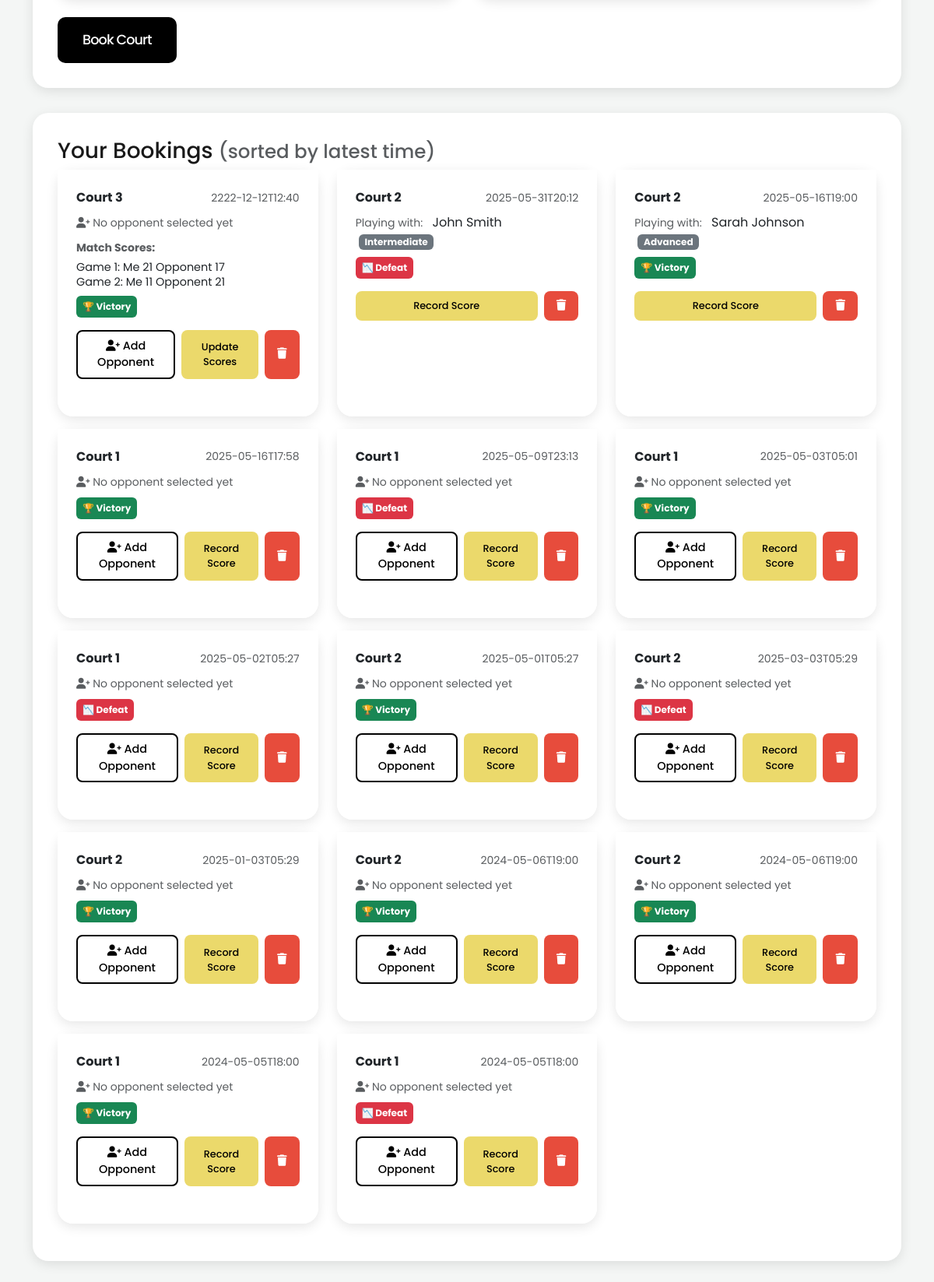
The page /book-courts (lower part) on the database as committed earlier.
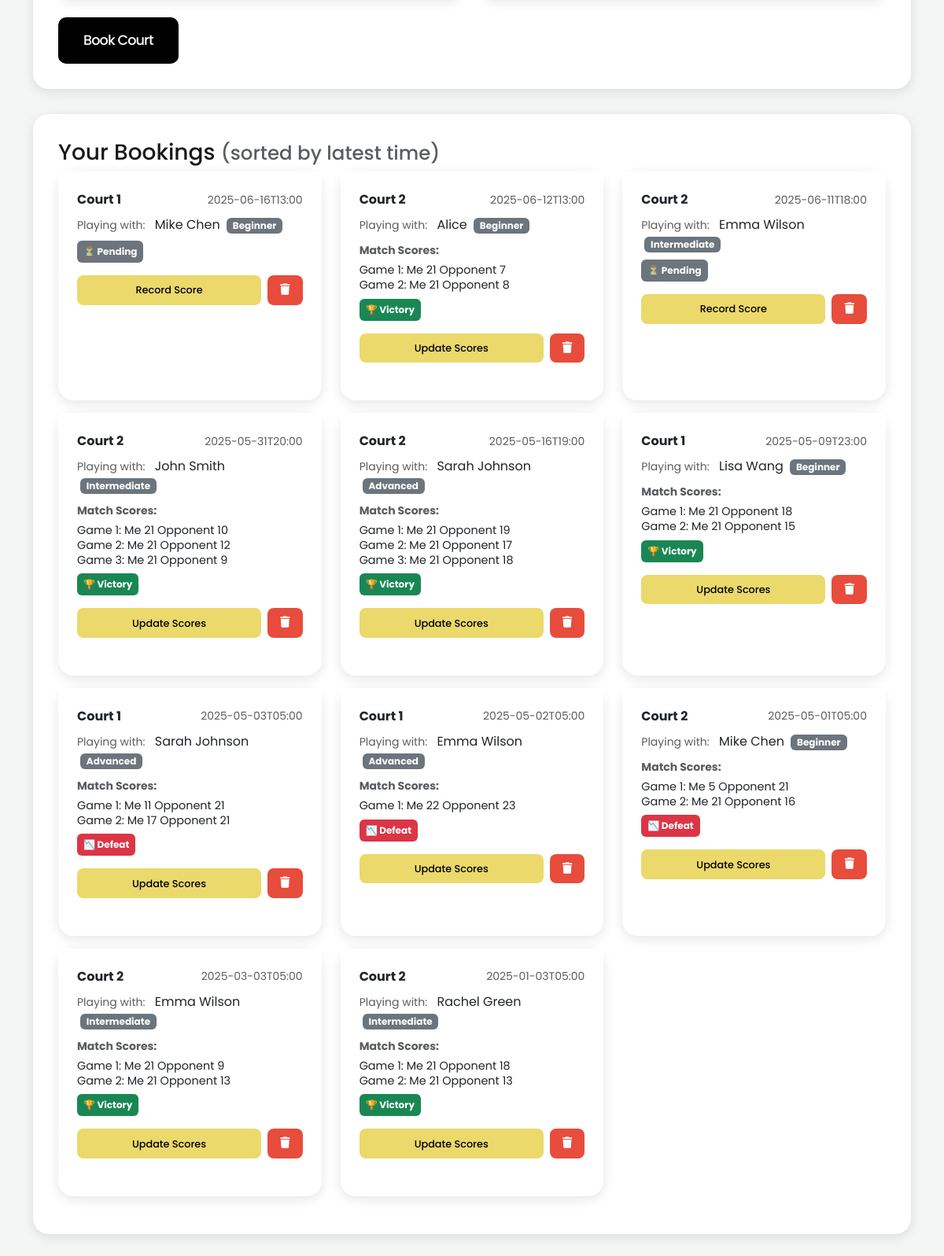
The same page on the database as committed later.
### tables this page shows
CREATE TABLE bookings (
                id INTEGER PRIMARY KEY AUTOINCREMENT,
                court TEXT NOT NULL,
                time TEXT NOT NULL,
                result TEXT DEFAULT ''
            , matched_player TEXT, matched_player_level TEXT, user_id INTEGER REFERENCES users(id), scores TEXT);

### app.py (the view, shortened to what this page needs)
@app.route('/book-courts', methods=['GET', 'POST'])
def book_courts():
    db = get_db()
    now = datetime.now().strftime("%Y-%m-%dT%H:%M")
    bookings = db.execute('SELECT * FROM bookings ORDER BY datetime(time) DESC').fetchall()
    return render_template('book_courts.html', bookings=bookings, now=now)

### app.py (called while the page is built)
def get_db():
    db = getattr(g, '_database', None)
    if db is None:
        db = g._database = sqlite3.connect(DATABASE)
        db.row_factory = sqlite3.Row  # 让结果支持 dict-like 访问
    return db

@app.teardown_appcontext
def close_connection(exception):
    db = getattr(g, '_database', None)
    if db:
        db.close()

@app.before_request
def load_logged_in_user():
    user_id = session.get('user_id')
    if user_id is None:
        g.user = None
    else:
        g.user = get_db().execute(
            'SELECT * FROM users WHERE id = ?', (user_id,)
        ).fetchone()

### templates/book_courts.html (shortened to what this page needs)
<!DOCTYPE html>
<html lang="en">
<head>
    <link href="https://cdn.jsdelivr.net/npm/bootstrap@5.3.0/dist/css/bootstrap.min.css" rel="stylesheet">
    <link href="https://cdn.jsdelivr.net/npm/flatpickr/dist/flatpickr.min.css" rel="stylesheet"/>
    <link rel="stylesheet" href="https://cdnjs.cloudflare.com/ajax/libs/font-awesome/6.0.0/css/all.min.css">
</head>
<body>
    <div class="container mt-4">
        <div class="row">
            <div class="col-lg-12">
                <div class="booking-container">
                    <form method="POST">
                        <button type="submit" class="btn btn-primary">Book Court</button>
                    </form>
                </div>
                <div class="booking-container">
                    <h3>Your Bookings <small class="text-muted">(sorted by latest time)</small></h3>
                    <div class="row">
                        {% for booking in bookings %}
                            <div class="col-md-6 col-lg-4 mb-3">
                                <div class="card h-100">
                                    <div class="card-body">
                                        <div class="d-flex justify-content-between align-items-center mb-2">
                                            <strong>{{ booking.court }}</strong>
                                            <span class="text-muted small">{{ booking.time }}</span>
                                        </div>
                                        {% if booking.matched_player %}
                                        <div class="matched-player-info mb-2">
                                            <small class="text-muted">Playing with:</small>
                                            <span class="ms-2">{{ booking.matched_player }}</span>
                                            {% if booking.matched_player_level %}
                                                <span class="badge bg-secondary ms-1">{{ booking.matched_player_level }}</span>
                                            {% endif %}
                                        </div>
                                        {% else %}
                                        <div class="mb-2">
                                            <small class="text-muted">
                                                <i class="fas fa-user-plus"></i> No opponent selected yet
                                            </small>
                                        </div>
                                        {% endif %}
                                        {% if booking.scores %}
                                        <div class="mb-2">
                                            <small class="text-muted"><strong>Match Scores:</strong></small>
                                            <div class="scores-display mt-1" style="font-size: 0.9rem; line-height: 1.3;">
                                                {{ booking.scores | safe }}
                                            </div>
                                        </div>
                                        {% endif %}
                                        <div class="d-flex justify-content-between align-items-center mb-3">
                                            <span class="badge {% if booking.result == 'win' %}bg-success{% elif booking.result == 'loss' %}bg-danger{% else %}bg-secondary{% endif %} p-2">
                                                {% if booking.result == 'win' %}
                                                    🏆 Victory
                                                {% elif booking.result == 'loss' %}
                                                    📉 Defeat
                                                {% else %}
                                                    ⏳ Pending
                                                {% endif %}
                                            </span>
                                        </div>
                                        <div class="d-flex justify-content-between gap-2">
                                            {% if not booking.matched_player %}
                                            <button class="btn btn-outline-primary btn-sm flex-fill" onclick="openOpponentModal('{{ booking.id }}')">
                                                <i class="fas fa-user-plus"></i> Add Opponent
                                            </button>
                                            {% endif %}
                                            <button class="btn btn-info btn-sm btn-score flex-fill" onclick="openScoreModal('{{ booking.id }}')">
                                                {% if booking.scores %}Update Scores{% else %}Record Score{% endif %}
                                            </button>
                                            <button class="btn btn-danger btn-sm" onclick="confirmDelete('{{ booking.id }}', '{{ booking.court }}', '{{ booking.time }}')" title="Delete Booking">
                                                <i class="fas fa-trash"></i>
                                            </button>
                                        </div>
                                    </div>
                                </div>
                            </div>
                        {% else %}
                            <div class="col-12">
                                <p class="text-muted">No bookings yet.</p>
                            </div>
                        {% endfor %}
                    </div>
                </div>
            </div>
        </div>
    </div>
</body>
</html>

### templates/book_courts.html (style rules this page uses)
:root { --primary-color: #EBD96B; --secondary-color: #000000; --light-bg: #FFFFFF; --dark-text: #191919; --gray-text: #7F7F7F; --light-gray: #F4F6F5; }
body { font-family: 'Poppins', sans-serif; background-color: var(--light-gray); color: var(--dark-text); }
.booking-container { background: var(--light-bg); padding: 2rem; border-radius: 20px; box-shadow: 0 4px 15px rgba(0,0,0,0.1); margin-bottom: 2rem; }
.btn-primary { background-color: var(--secondary-color); border: none; padding: 1rem 2rem; border-radius: 10px; font-weight: 500; font-size: 1.1rem; letter-spacing: -0.05em; color: var(--light-bg); }
.btn-danger { background-color: #e74c3c; border: none; padding: 0.75rem 1.25rem; border-radius: 10px; font-weight: 500; font-size: 0.95rem; color: var(--light-bg); }
.btn-info { background-color: var(--primary-color); border: none; padding: 0.75rem 1.25rem; border-radius: 10px; font-weight: 500; font-size: 0.95rem; color: var(--secondary-color); }
.btn-sm { padding: 0.5rem 1rem; font-size: 0.9rem; border-radius: 8px; }
.btn-score { font-size: 0.8rem; }
.card { border: none; border-radius: 20px; box-shadow: 0 4px 15px rgba(0,0,0,0.1); margin-bottom: 1.5rem; }
.card-body { padding: 1.5rem; background-color: var(--light-bg); border-radius: 0 0 20px 20px; }

Rows that differ between the two databases and show on the page:
removed bookings: court "Court 3", time "2222-12-12T12:40", shows "No opponent selected yet", scores "Game 1: Me 21 Opponent 17 Game 2: Me 11 Opponent 21", result "🏆 Victory", shows "Update Scores"
removed bookings: court "Court 1", time "2025-05-16T17:58", shows "No opponent selected yet", result "🏆 Victory", shows "Record Score"
removed bookings: court "Court 2", time "2024-05-06T19:00", shows "No opponent selected yet", result "🏆 Victory", shows "Record Score"
removed bookings: court "Court 2", time "2024-05-06T19:00", shows "No opponent selected yet", result "🏆 Victory", shows "Record Score"
removed bookings: court "Court 1", time "2024-05-05T18:00", shows "No opponent selected yet", result "🏆 Victory", shows "Record Score"
removed bookings: court "Court 1", time "2024-05-05T18:00", shows "No opponent selected yet", result "📉 Defeat", shows "Record Score"
added bookings: court "Court 1", time "2025-06-16T13:00", matched_player "Mike Chen", matched_player_level "Beginner", result "⏳ Pending", scores "Record Score"
added bookings: court "Court 2", time "2025-06-12T13:00", matched_player "Alice", matched_player_level "Beginner", scores "Game 1: Me 21 Opponent 7 Game 2: Me 21 Opponent 8", result "🏆 Victory", shows "Update Scores"
added bookings: court "Court 2", time "2025-06-11T18:00", matched_player "Emma Wilson", matched_player_level "Intermediate", result "⏳ Pending", scores "Record Score"
changed bookings "John Smith": time "2025-05-31T20:12" → "2025-05-31T20:00"; scores (not shown) → "Game 1: Me 21 Opponent 10 Game 2: Me 21 Opponent 12 Game 3: Me 21 Opponent 9"; result "📉 Defeat" → "🏆 Victory"; no longer shows "Record Score"
changed bookings: scores (not shown) → "Game 1: Me 21 Opponent 19 Game 2: Me 21 Opponent 17 Game 3: Me 21 Opponent 18"; no longer shows "Record Score"
changed bookings: time "2025-05-09T23:13" → "2025-05-09T23:00"; matched_player (not shown) → "Lisa Wang"; matched_player_level (not shown) → "Beginner"; scores (not shown) → "Game 1: Me 21 Opponent 18 Game 2: Me 21 Opponent 15"; result "📉 Defeat" → "🏆 Victory"; no longer shows "No opponent selected yet Add Opponent Record Score"
changed bookings: time "2025-05-03T05:01" → "2025-05-03T05:00"; matched_player (not shown) → "Sarah Johnson"; matched_player_level (not shown) → "Advanced"; scores (not shown) → "Game 1: Me 11 Opponent 21 Game 2: Me 17 Opponent 21"; result "🏆 Victory" → "📉 Defeat"; no longer shows "No opponent selected yet Add Opponent Record Score"
changed bookings: time "2025-05-02T05:27" → "2025-05-02T05:00"; matched_player (not shown) → "Emma Wilson"; matched_player_level (not shown) → "Advanced"; scores (not shown) → "Game 1: Me 22 Opponent 23"; no longer shows "No opponent selected yet Add Opponent Record Score"
changed bookings: time "2025-05-01T05:27" → "2025-05-01T05:00"; matched_player (not shown) → "Mike Chen"; matched_player_level (not shown) → "Beginner"; scores (not shown) → "Game 1: Me 5 Opponent 21 Game 2: Me 21 Opponent 16"; result "🏆 Victory" → "📉 Defeat"; no longer shows "No opponent selected yet Add Opponent Record Score"
changed bookings: time "2025-03-03T05:29" → "2025-03-03T05:00"; matched_player (not shown) → "Emma Wilson"; matched_player_level (not shown) → "Intermediate"; scores (not shown) → "Game 1: Me 21 Opponent 9 Game 2: Me 21 Opponent 13"; result "📉 Defeat" → "🏆 Victory"; no longer shows "No opponent selected yet Add Opponent Record Score"
changed bookings: time "2025-01-03T05:29" → "2025-01-03T05:00"; matched_player (not shown) → "Rachel Green"; matched_player_level (not shown) → "Intermediate"; scores (not shown) → "Game 1: Me 21 Opponent 18 Game 2: Me 21 Opponent 13"; no longer shows "No opponent selected yet Add Opponent Record Score"
